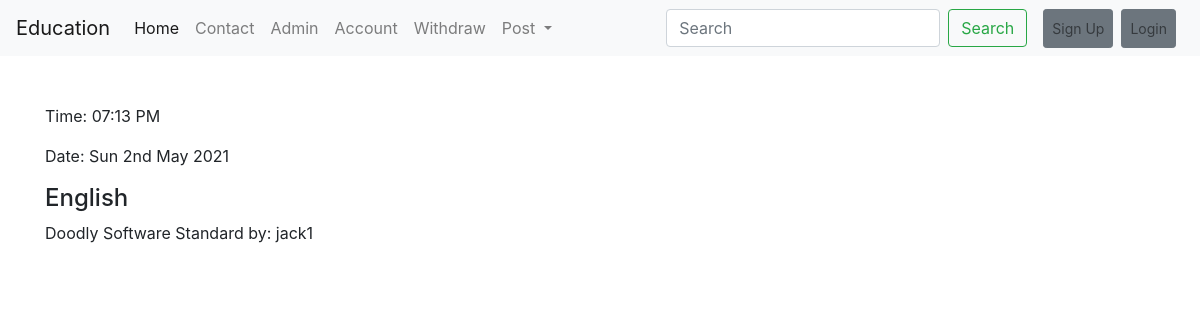
Page /education/subject/ on the committed database.
### education/models.py (models this page shows, shortened)
class Subject(models.Model):
    name= models.CharField(max_length=100)

class Post(models.Model):
    CATEGORY={
        ('Teacher', 'Teacher'),
        ('Student', 'Student'),
    }
    MEDIUM =(
        ('bangla', 'bangla'),
        ('english', 'english'),
        ('hindi', 'hindi'),
        ('mandarin', 'mandarin'),
    )
    user = models.ForeignKey(User, on_delete=models.CASCADE, blank=True, null=True)
    id = models.AutoField(primary_key=True)
    title = models.CharField(max_length=100)
    slug = models.CharField(max_length=100, default=title)
    email = models.EmailField()
    salary = models.FloatField()
    details = models.TextField()
    available = models.BooleanField()
    category = models.CharField(max_length=100, choices=CATEGORY)
    created_at = models.DateTimeField(default=now)
    image = models.ImageField(default="default.jpg", upload_to="education/images")
    medium = MultiSelectField(max_length=100, max_choices=4, choices=MEDIUM, default='english')
    district=models.CharField(max_length=100, null=True, blank=True)
    subject=models.ManyToManyField(Subject,related_name='subject_set')
    class_in=models.ManyToManyField(Classs_in,related_name='class_set')
    likes= models.ManyToManyField(User, related_name='like_set')
    views= models.ManyToManyField(User, related_name='view_set')
    objects=models.Manager() #buildin manager
    items=PostManager() #Custom manager

### education/views.py (the view)
# urls.py: path('subject/', subjectview , name="subject"),
def subjectview(request):
    subject=Subject.objects.get(name='English')
    subpost=subject.subject_set.all()
    return render(request, 'education/subjectview.html', {'subject':subject, 'subpost':subpost})

### templates/education/subjectview.html (shortened to what this page needs)
{% extends 'basic.html' %}
{% block body %}
   <h4>{{subject.name}}</h4>
{% for subjectwisepost in subpost %}
    {{subjectwisepost.title}}  by: {{subjectwisepost.user.username}} <br>
{% endfor %}
{% endblock body %}

### rows in the picture
Subject: name "English"
Post: title "Doodly Software Standard", user.username "jack1"
